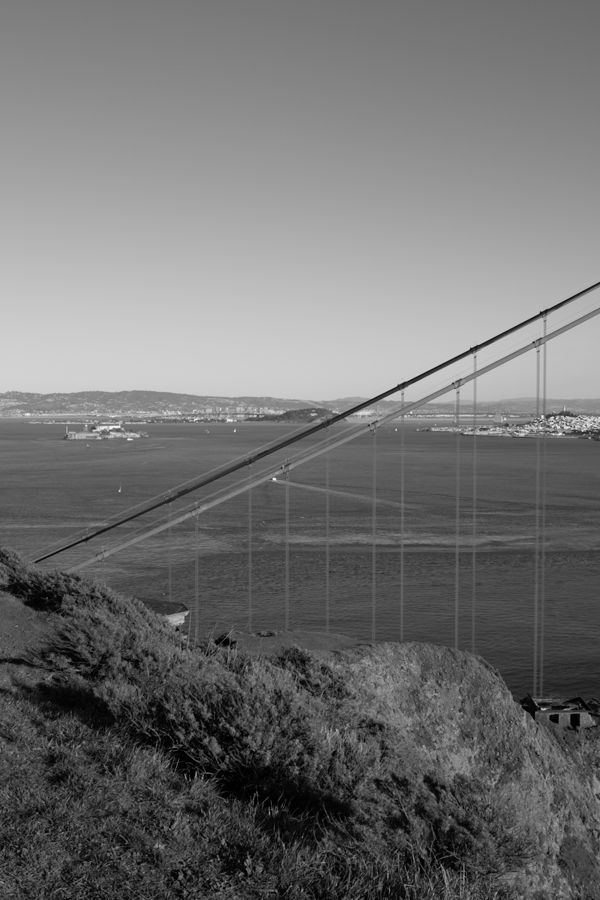
#> input picture images/goldengate/goldengate-00.png, 600 x 900 px
$ python 'feature matching.py'
#> lines starting #> are read from the running program, lines starting #| are printed output that depends on the picture
# Source: https://docs.opencv.org/trunk/dc/dc3/tutorial_py_matcher.html
# Feature matching with ORB (Oriented FAST and rotated BRIEF) and BFMatcher.

import numpy as np
import cv2
import matplotlib.pyplot as plt


def matchFeaturesWithORB(imageName1, imageName2):
    image1 = cv2.imread(imageName1)
    image2 = cv2.imread(imageName2)

    # MARK: Extract features with ORB.
    # Initialize the ORB detector.
    orb = cv2.ORB_create()

    # Find key points and descriptors.
    keyPoints1, descriptors1 = orb.detectAndCompute(image1, None)
    keyPoints2, descriptors2 = orb.detectAndCompute(image2, None)

    # MARK: Match features
    # Creates a BFMatcher object.
    bf = cv2.BFMatcher(cv2.NORM_HAMMING, crossCheck=True)

    # Match descriptors.
    matches = bf.match(descriptors1, descriptors2)

    # Sort matches in the order of distance.
    sortedMatches = sorted(matches, key=lambda x:x.distance)

    # Draw the first 10 matches.
    imageWithSortedMatches = cv2.drawMatches(image1, keyPoints1, image2, keyPoints2, sortedMatches[:10], None, flags=cv2.DrawMatchesFlags_NOT_DRAW_SINGLE_POINTS)

    # Plot with either matplotlib or opencv. matplotlib is laggy and is not recommended.
    cv2.imshow("ORB Feature Matching", imageWithSortedMatches)
    cv2.waitKey(0)
    # plt.imshow(imageWithSortedMatches)
    # plt.show()


def matchFeaturesWithSIFT(imageName1, imageName2):
#> called with imageName1 = 'images/goldengate/goldengate-00.png', imageName2 = 'images/goldengate/goldengate-01.png'
    image1 = cv2.imread(imageName1)
#> image1 is the input picture: shape (900, 600, 3); min 0, max 249, mean 113.3
    image2 = cv2.imread(imageName2)
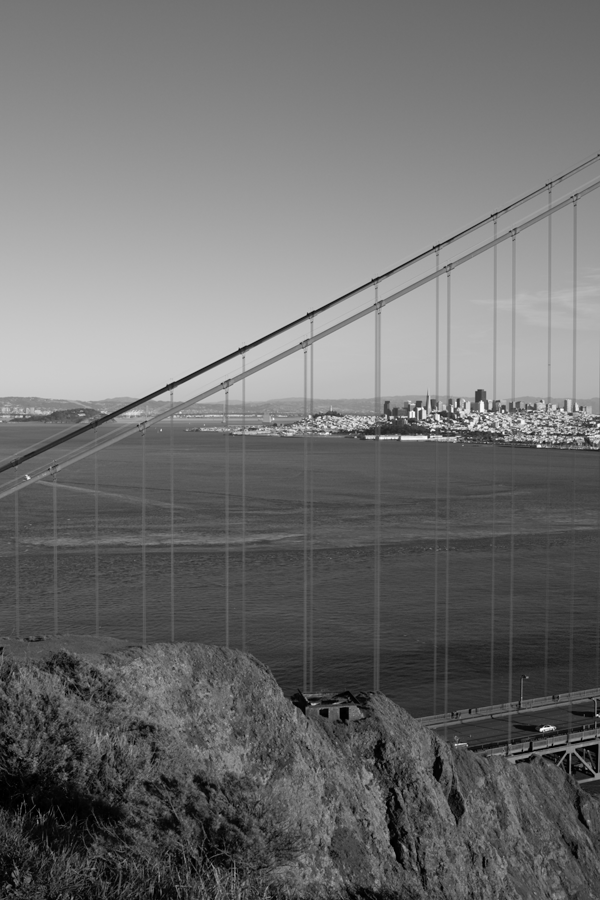
#> input picture images/goldengate/goldengate-01.png, 600 x 900 px
#> image2 is the input picture: shape (900, 600, 3); min 0, max 255, mean 110.4

    # MARK: Extract features with SIFT
    sift = cv2.xfeatures2d.SIFT_create()

    keyPoints1, descriptors1 = sift.detectAndCompute(image1, None)
#> keyPoints1 = 2735 keypoints; strongest (x, y, size): (274, 479, 2.1), (542, 417, 2), (476, 348, 4.4), (542, 709, 2)
    keyPoints2, descriptors2 = sift.detectAndCompute(image2, None)
#> keyPoints2 = 2465 keypoints; strongest (x, y, size): (541, 729, 2.4), (539, 446, 2.4), (419, 409, 2.1), (412, 414, 4.4)

    # MARK: Match features
    bf = cv2.BFMatcher()

    matches = bf.knnMatch(descriptors1, descriptors2, k=2)
#> matches = 2735 matches

    # Matching ratio test.
    good = []
    for m, n in matches:
        if (m.distance < 0.75 * n.distance):
            good.append(([m]))
#> after the loop, good = 835 matches

    imageWithSortedMatches = cv2.drawMatchesKnn(image1, keyPoints1, image2, keyPoints2, good, None, flags=cv2.DrawMatchesFlags_NOT_DRAW_SINGLE_POINTS)
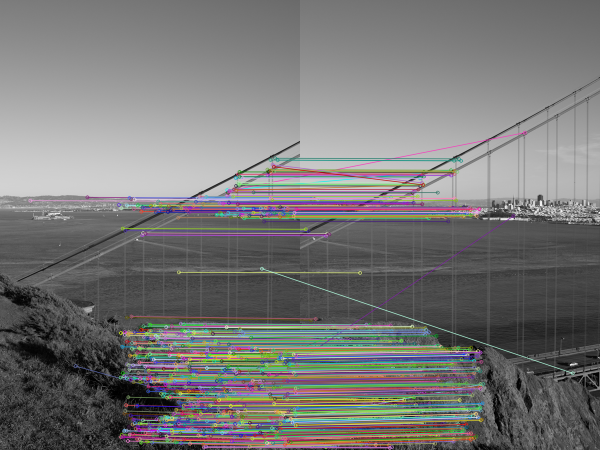
#> imageWithSortedMatches: shape (900, 1200, 3) (shown at 1/2 size); mean B, G, R 118, 118.7, 119.3

    cv2.imshow("SIFT Feature Matching", imageWithSortedMatches)
    cv2.waitKey(0)


# matchFeaturesWithORB("images/goldengate/goldengate-00.png", "images/goldengate/goldengate-01.png")
matchFeaturesWithSIFT("images/goldengate/goldengate-00.png", "images/goldengate/goldengate-01.png")
